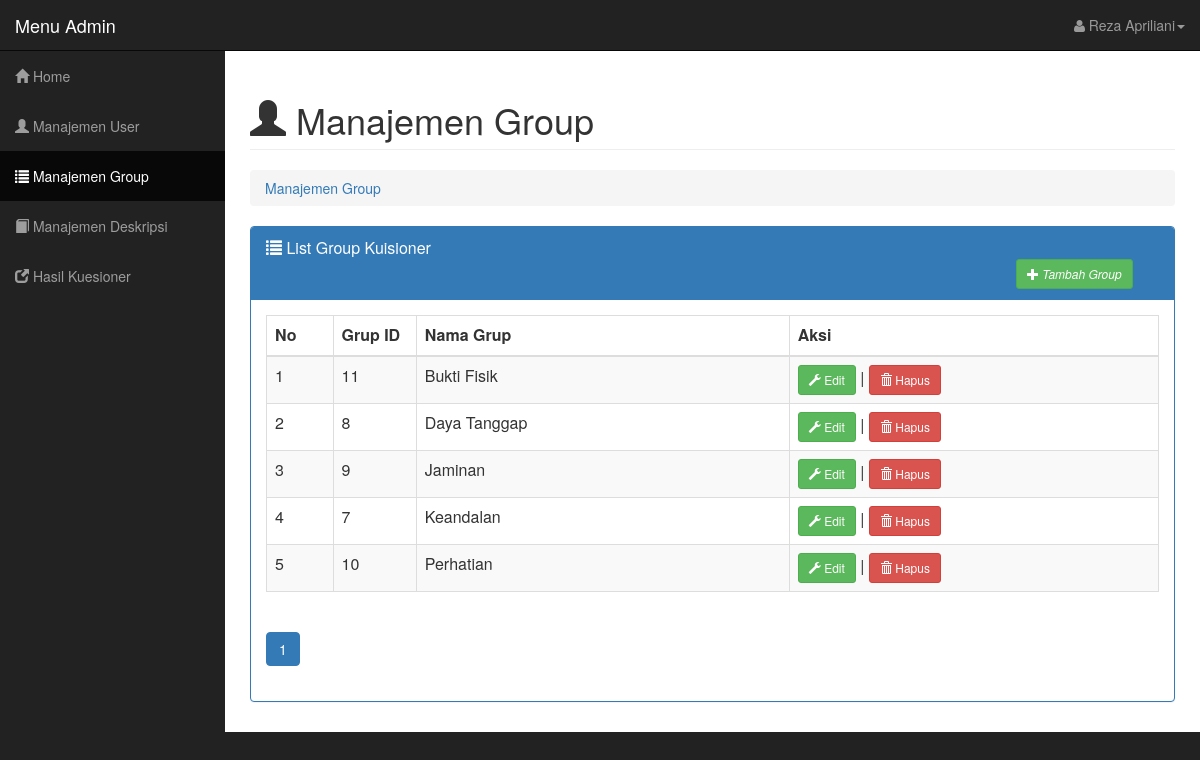
/adminweb/master.php?module=group (signed in), run on the app's committed database.
### tables this page shows
CREATE TABLE `tgroup` (
  `groupId` int(11) NOT NULL,
  `groupName` varchar(255) NOT NULL,
  `CreatedDate` datetime NOT NULL,
  `CreatedUser` int(11) NOT NULL,
  `ModifiedDate` datetime NOT NULL,
  `ModifiedUser` int(11) NOT NULL
);

### adminweb/modul/mod_group/group.php (the view, shortened to what this page needs)
<?php
$aksi = "modul/mod_group/aksi_group.php";
switch($_GET[act]){
	default:
	?>
	<div class="row">
	    <div class="col-lg-12">
	        <h1 class="page-header">
	            <i class="glyphicon glyphicon-user"></i> Manajemen Group
	        </h1>
	        <ol class="breadcrumb">
	            <li class="active">
	                 <a href="master.php?module=group">Manajemen Group</a>
	            </li>
	        </ol>
	    </div>
	</div>
	<div class="panel panel-primary">
		<div class="panel-heading">
			<div class="panel-title"><span class="glyphicon glyphicon-list"></span> List Group Kuisioner <i style="margin-left:750px;"><?php if($_SESSION['level']=="Super"){?><button class="btn btn-success btn-sm " onclick="window.location.href='?module=group&act=tambahgroup'"><span class="glyphicon glyphicon-plus"></span> Tambah Group</button></i><?php } ?></div>
		</div>
		<div class="panel-body">
			<table id="tablekonten" class="table table-striped table-bordered table-responsive" style="">
				<thead>
					<th width="1%"><div id="konten">No</div></th>
					<th width="1%"><div id="konten">Grup ID</div></th>
					<th width="10%"><div id="konten">Nama Grup</div></th>
					<th width="10%"><div id="konten">Aksi</div></th>
				</thead>
				<tbody>
					<?php
						$p      = new PagingGroup();
						$batas  = 10;
						$posisi = $p->cariPosisi($batas);
					    $tampil = mysqli_query($masuk,"SELECT * FROM tgroup order by groupName asc limit $posisi,$batas");
					    $no =$posisi+1;
						while ($data = mysqli_fetch_array($tampil)){
							?>
							<tr>
								<td><div id="kontentd"><?php echo $no; ?></div></td>
								<td><div id="kontentd"><?php echo $data['groupId'];?></div></td>
								<td><div id="kontentd"><?php echo $data['groupName'];?></div></td>
								<td><?php if($_SESSION['level']=="Super"){?><div id="kontentd"><a href="?module=group&act=editgroup&id=<?php echo $data['groupId'];?>"><button class="btn btn-success btn-sm" ><span class="glyphicon glyphicon-wrench"></span> Edit</button></a> | <a href="<?php echo $aksi;?>?module=group&act=hapus&id=<?php echo $data['groupId'];?>"><button class="btn btn-danger btn-sm" onclick="return confirm('Hapus Grup?')" ><span class="glyphicon glyphicon-trash"></span> Hapus</button></a></div><?php } ?>
								</td>
							</tr>
							<?php
							$no++;
						}
						$jmldata = mysqli_num_rows(mysqli_query($masuk,"SELECT * FROM tgroup"));
						$jmlhalaman  = $p->jumlahHalaman($jmldata, $batas);
						$linkHalaman = $p->navHalaman($_GET[halaman], $jmlhalaman);
					?>
				</tbody>
			</table>
				<ul class="pagination">
					<?php echo "$linkHalaman"; ?>
				</ul>
		</div>
	</div>
	<?php
	break;
	?>
    <?php
}
?>

### css/sb-admin.css (style rules this page uses)
body { margin-top: 100px; background-color: #222; }
@media (min-width:768px) { body { margin-top: 50px; } }

### data on the page
tgroup: groupId "11", groupName "Bukti Fisik"
tgroup: groupId "8", groupName "Daya Tanggap"
tgroup: groupId "9", groupName "Jaminan"
tgroup: groupId "7", groupName "Keandalan"
tgroup: groupId "10", groupName "Perhatian"

### other printed values
$_SESSION[fullname] "Reza Apriliani"
